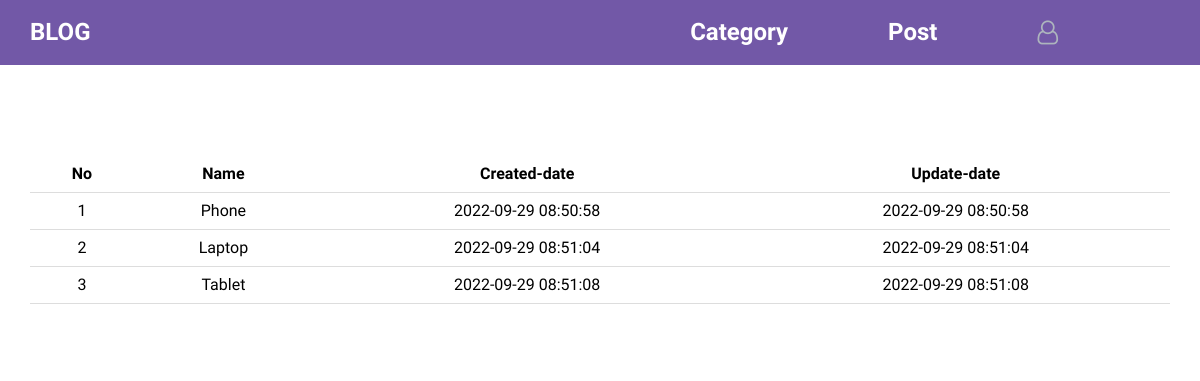
/categories/create.php, run on the app's committed database.
### tables this page shows
CREATE TABLE `categories` (
  `id` int NOT NULL AUTO_INCREMENT,
  `name` varchar(225) NOT NULL,
  `created_date` datetime DEFAULT NULL,
  `updated_date` datetime DEFAULT NULL,
  PRIMARY KEY (`id`)
);

### categories/create.php (the view, shortened to what this page needs)
<?php
include "../common/db.php";
?>
<?php include "../common/header.php"; ?>
<?php include "../common/nav.php"; ?>
<section class="sec-cat">
  <div class="linner clearfix">
    <h2 class="cmn-ttl">Categories</h2>
    <?php
    $sql = "SELECT * FROM categories";
    $result = mysqli_query($conn, $sql);
    ?>
    <table class="cat-table">
      <tr>
        <th>No</th>
        <th>Name</th>
        <th>Created-date</th>
        <th>Update-date</th>
      </tr>
      <tr>
        <?php
        $a = isset($_GET['page']) ? $_GET['page'] : 1;
        $i = ($a - 1);
        while ($out = mysqli_fetch_array($result)) {
          echo "<tr>";
          echo "<td>" . ++$i . "</td>";
          echo "<td>$out[name]</td>";
          echo "<td>$out[created_date]</td>";
          echo "<td>$out[updated_date]</td>";
        ?>
        <?php echo "</tr>";
        }
        ?>
      </tr>
    </table>
  </div>
</section>
<?php include "../common/footer.php"; ?>

### css/common.css (style rules this page uses)
* { box-sizing: border-box; padding: 0; margin: 0; }
.linner { max-width: 1280px; width: 95%; margin: 0 auto; }
.clearfix::after { content: ""; clear: both; display: table; }
.cmn-ttl { font-size: 36px; font-family: 'Roboto',sans-serif; font-weight: 700; text-align: center; padding: 20px 0 ; }

### css/categories.css (style rules this page uses)
.sec-cat .cat-table { border-collapse: collapse; width: 100%; margin:50px 0; }
.sec-cat .cat-table th { padding: 10px; text-align: center; border-bottom: 1px solid #ddd; font-family: 'Roboto',sans-serif; font-weight: 700 !important; }
.sec-cat .cat-table td { padding: 10px; text-align: center; border-bottom: 1px solid #ddd; font-family: 'Roboto',sans-serif; font-weight: 400 ; }

### data on the page
categories: name "Phone", created_date "2022-09-29 08:50:58", updated_date "2022-09-29 08:50:58"
categories: name "Laptop", created_date "2022-09-29 08:51:04", updated_date "2022-09-29 08:51:04"
categories: name "Tablet", created_date "2022-09-29 08:51:08", updated_date "2022-09-29 08:51:08"
